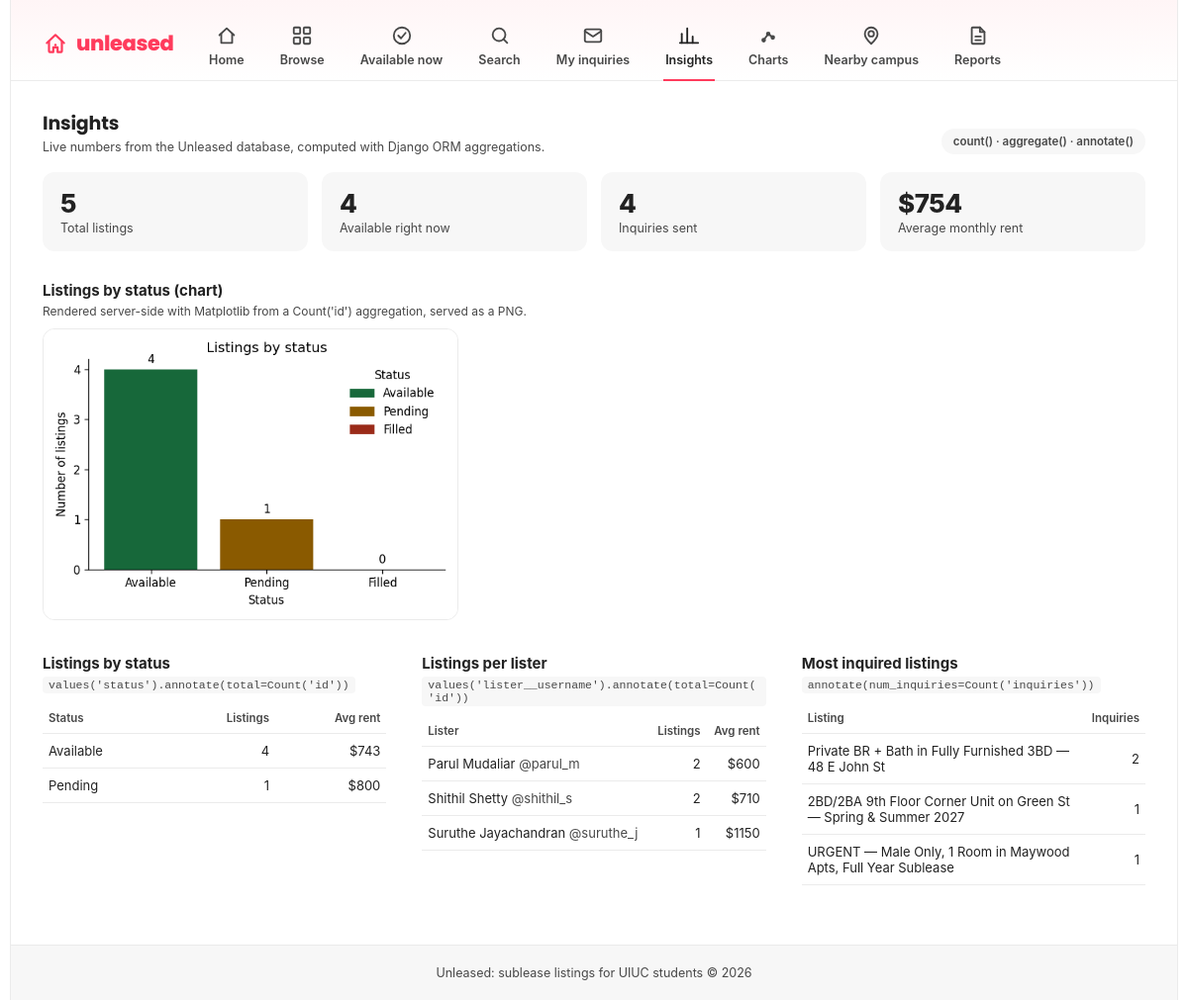
Page /listings/insights/ on the committed database.
### listings/models.py (models this page shows, shortened)
class Listing(models.Model):
    class Status(models.TextChoices):
        AVAILABLE = 'available', 'Available'
        PENDING   = 'pending',   'Pending'
        FILLED    = 'filled',    'Filled'
    class GenderPreference(models.TextChoices):
        ANY     = 'any',     'Any'
        MALE    = 'male',    'Males only'
        FEMALE  = 'female',  'Females only'
    lister = models.ForeignKey(
        settings.AUTH_USER_MODEL,
        on_delete=models.CASCADE,          # Listing disappears if lister deletes account
        related_name='listings',
    )
    title = models.CharField(max_length=200)
    description = models.TextField(
        help_text="Full description. Can be AI-generated from a pasted WhatsApp message.",
    )
    monthly_rent = models.DecimalField(
        max_digits=7,
        decimal_places=2,
        validators=[MinValueValidator(0)],
    )
    utilities_included = models.BooleanField(
        default=False,
        help_text="True if electricity, water, internet are all bundled into the rent.",
    )
    building_name = models.CharField(
        max_length=200,
        blank=True,
        help_text="Public-facing building name shown before address is revealed.",
    )
    street_address = models.CharField(
        max_length=300,
        help_text="Full address — only revealed to seekers after an inquiry is accepted.",
    )
    unit_number = models.CharField(max_length=20, blank=True)
    city = models.CharField(max_length=100, default='Champaign')
    state = models.CharField(max_length=2, default='IL')
    zip_code = models.CharField(max_length=10, default='61820')
    bedrooms = models.PositiveSmallIntegerField()
    bathrooms = models.DecimalField(max_digits=3, decimal_places=1)
    is_private_bedroom = models.BooleanField(
        default=True,
        help_text="True if the subleasee gets a private, lockable bedroom.",
    )
    is_private_bathroom = models.BooleanField(default=False)
    is_furnished = models.BooleanField(default=False)
    has_in_unit_laundry = models.BooleanField(default=False)
    has_parking = models.BooleanField(default=False)
    has_balcony = models.BooleanField(default=False)
    pets_allowed = models.BooleanField(default=False)
    ac_included = models.BooleanField(default=True)
    available_from = models.DateField()
    available_until = models.DateField()
    gender_preference = models.CharField(
        max_length=10,
        choices=GenderPreference.choices,
        default=GenderPreference.ANY,
    )
    status = models.CharField(
        max_length=10,
        choices=Status.choices,
        default=Status.AVAILABLE,
    )
    is_property_verified = models.BooleanField(
        default=False,
        help_text="True once the lister has uploaded proof of lease.",
    )
    lease_document = models.FileField(
        upload_to='lease_docs/',
        null=True,
        blank=True,
        help_text="Private document — only visible to admins for verification.",
    )
    external_listing_url = models.URLField(
        blank=True,
        help_text="Optional link to official property manager listing (e.g. Smile Living).",
    )
    view_count = models.PositiveIntegerField(default=0)
    save_count = models.PositiveIntegerField(default=0)
    inquiry_count = models.PositiveIntegerField(default=0)
    ai_parsed = models.BooleanField(
        default=False,
        help_text="True if this listing was created via the WhatsApp message parser.",
    )
    raw_whatsapp_text = models.TextField(
        blank=True,
        help_text="Original pasted WhatsApp message stored for audit/re-parsing.",
    )
    saved_by_users = models.ManyToManyField(
        settings.AUTH_USER_MODEL,
        through='SavedListing',
        related_name='favorites',
        blank=True,
    )
    created_at = models.DateTimeField(auto_now_add=True)
    updated_at = models.DateTimeField(auto_now=True)
    class Meta:
        ordering = ['-created_at']
        constraints = [
            models.UniqueConstraint(
                fields=['lister', 'street_address', 'unit_number', 'available_from'],
                name='unique_listing_per_lister_unit_date',
            )
        ]
        verbose_name = 'Listing'
        verbose_name_plural = 'Listings'
    def get_absolute_url(self):
        return reverse('listings:detail', kwargs={'pk': self.pk})

### accounts/models.py (models this page shows, shortened)
class UnleasedUser(AbstractUser):
    class Role(models.TextChoices):
        LISTER = 'lister', 'Lister'
        SEEKER = 'seeker', 'Seeker'
        BOTH   = 'both',   'Both'
    role = models.CharField(
        max_length=10,
        choices=Role.choices,
        default=Role.SEEKER,
        help_text="Whether this user is listing a place, seeking one, or both.",
    )
    edu_email = models.EmailField(
        unique=True,
        help_text="Must be a .edu address. Used for university verification.",
    )
    is_edu_verified = models.BooleanField(
        default=False,
        help_text="Set to True once the .edu email link is confirmed.",
    )
    bio = models.TextField(
        blank=True,
        help_text="Short personal description shown on the user's public profile.",
    )
    sleep_schedule = models.CharField(
        max_length=20,
        choices=[('early', 'Early bird'), ('night', 'Night owl'), ('flexible', 'Flexible')],
        blank=True,
    )
    cleanliness = models.CharField(
        max_length=20,
        choices=[('very_clean', 'Very clean'), ('moderate', 'Moderate'), ('relaxed', 'Relaxed')],
        blank=True,
    )
    noise_level = models.CharField(
        max_length=20,
        choices=[('quiet', 'Quiet'), ('moderate', 'Moderate'), ('social', 'Social/loud')],
        blank=True,
    )
    guests_policy = models.CharField(
        max_length=20,
        choices=[('rarely', 'Rarely'), ('sometimes', 'Sometimes'), ('often', 'Often')],
        blank=True,
    )
    pets_ok = models.BooleanField(default=False)
    response_rate = models.FloatField(
        default=0.0,
        help_text="Percentage of inquiries responded to within 24 hours (0–100).",
    )
    created_at = models.DateTimeField(auto_now_add=True)
    class Meta:
        ordering = ['-created_at']
        verbose_name = 'Unleased User'
        verbose_name_plural = 'Unleased Users'

### listings/views.py (the view)
# urls.py: path('insights/', views.listing_insights, name='insights'),  # aggregations
def listing_insights(request):
    totals = {
        'listings': Listing.objects.count(),
        'available': Listing.objects.filter(status=Listing.Status.AVAILABLE).count(),
        'inquiries': Inquiry.objects.count(),
        'avg_rent': Listing.objects.aggregate(avg=Avg('monthly_rent'))['avg'],
    }
    status_labels = dict(Listing.Status.choices)
    by_status = [
        {**row, 'label': status_labels.get(row['status'], row['status'])}
        for row in (
            Listing.objects
            .values('status')
            .annotate(total=Count('id'), avg_rent=Avg('monthly_rent'))
            .order_by('-total', 'status')
        )
    ]
    by_lister = (
        Listing.objects
        .values('lister__username', 'lister__first_name', 'lister__last_name')
        .annotate(total=Count('id'), avg_rent=Avg('monthly_rent'))
        .order_by('-total', 'lister__username')
    )
    most_inquired = (
        Listing.objects
        .annotate(num_inquiries=Count('inquiries'))
        .filter(num_inquiries__gt=0)
        .order_by('-num_inquiries', 'title')
    )
    context = {
        'totals': totals,
        'by_status': by_status,
        'by_lister': by_lister,
        'most_inquired': most_inquired,
    }
    return render(request, 'listings/listing_insights.html', context)

### listings/templates/listings/listing_insights.html (shortened to what this page needs)
{% extends "base.html" %}
{% block content %}
  <div class="section-head">
    <div>
      <h2>Insights</h2>
      <div class="sub">Live numbers from the Unleased database, computed with Django ORM aggregations.</div>
    </div>
    <span class="pill">count() &middot; aggregate() &middot; annotate()</span>
  </div>
  <div class="stats">
    <div class="stat"><div class="stat-value">{{ totals.listings }}</div><div class="stat-label">Total listings</div></div>
    <div class="stat"><div class="stat-value">{{ totals.available }}</div><div class="stat-label">Available right now</div></div>
    <div class="stat"><div class="stat-value">{{ totals.inquiries }}</div><div class="stat-label">Inquiries sent</div></div>
    <div class="stat"><div class="stat-value">{% if totals.avg_rent %}${{ totals.avg_rent|floatformat:"0" }}{% else %}&ndash;{% endif %}</div><div class="stat-label">Average monthly rent</div></div>
  </div>
  <section class="panel chart-panel">
    <h3>Listings by status (chart)</h3>
    <p class="sub">Rendered server-side with Matplotlib from a Count('id') aggregation, served as a PNG.</p>
    <img
      src="{% url 'listings:insights_chart' %}"
      alt="Bar chart of listing counts grouped by status: available, pending, and filled"
      width="420" height="294"
    >
  </section>
  <div class="panels">
    <section class="panel">
      <h3>Listings by status</h3>
      <p class="sub"><code>values('status').annotate(total=Count('id'))</code></p>
      <table class="summary">
        <thead><tr><th>Status</th><th class="num">Listings</th><th class="num">Avg rent</th></tr></thead>
        <tbody>
          {% for row in by_status %}
            <tr>
              <td><a href="{% url 'listings:search' %}?status={{ row.status }}">{{ row.label }}</a></td>
              <td class="num">{{ row.total }}</td>
              <td class="num">${{ row.avg_rent|floatformat:"0" }}</td>
            </tr>
          {% empty %}
            <tr><td colspan="3" class="empty-row">No listings yet.</td></tr>
          {% endfor %}
        </tbody>
      </table>
    </section>
    <section class="panel">
      <h3>Listings per lister</h3>
      <p class="sub"><code>values('lister__username').annotate(total=Count('id'))</code></p>
      <table class="summary">
        <thead><tr><th>Lister</th><th class="num">Listings</th><th class="num">Avg rent</th></tr></thead>
        <tbody>
          {% for row in by_lister %}
            <tr>
              <td><a href="{% url 'listings:search' %}?lister={{ row.lister__username }}">{{ row.lister__first_name }} {{ row.lister__last_name }}</a> <span style="color:var(--ink-soft)">@{{ row.lister__username }}</span></td>
              <td class="num">{{ row.total }}</td>
              <td class="num">${{ row.avg_rent|floatformat:"0" }}</td>
            </tr>
          {% empty %}
            <tr><td colspan="3" class="empty-row">No listers yet.</td></tr>
          {% endfor %}
        </tbody>
      </table>
    </section>
    <section class="panel">
      <h3>Most inquired listings</h3>
      <p class="sub"><code>annotate(num_inquiries=Count('inquiries'))</code></p>
      <table class="summary">
        <thead><tr><th>Listing</th><th class="num">Inquiries</th></tr></thead>
        <tbody>
          {% for listing in most_inquired %}
            <tr>
              <td><a href="{{ listing.get_absolute_url }}">{{ listing.title }}</a></td>
              <td class="num">{{ listing.num_inquiries }}</td>
            </tr>
          {% empty %}
            <tr><td colspan="2" class="empty-row">No inquiries have been sent yet.</td></tr>
          {% endfor %}
        </tbody>
      </table>
    </section>
  </div>
{% endblock %}

### templates/base.html (shortened to what this page needs)
<!DOCTYPE html>
{% load static %}
<html lang="en">
<head>
  <link rel="stylesheet" href="{% static 'css/base.css' %}">
</head>
<body>
  <div class="app">
    {% include "partials/_navbar.html" %}
    <main class="page">
      {% block content %}{% endblock %}
    </main>
    {% include "partials/_footer.html" %}
  </div>
</body>
</html>

### templates/partials/_navbar.html (shortened to what this page needs)
<header class="topnav">
  <a class="logo" href="{% url 'home' %}">
    unleased
  </a>
  <nav class="tabs" aria-label="Main">
    {% with current=request.resolver_match.view_name %}
      <a class="tab {% if current == 'home' %}active{% endif %}" href="{% url 'home' %}">
        <svg viewBox="0 0 24 24" stroke-width="2" stroke-linecap="round" stroke-linejoin="round"><path d="M4 11.5L12 4l8 7.5"/><path d="M6 10v10h12V10"/></svg>
        <span>Home</span>
      </a>
      <a class="tab {% if current == 'listings:list' or current == 'listings:detail' %}active{% endif %}" href="{% url 'listings:list' %}">
        <svg viewBox="0 0 24 24" stroke-width="2" stroke-linecap="round" stroke-linejoin="round"><rect x="3" y="3" width="7" height="7" rx="1"/><rect x="14" y="3" width="7" height="7" rx="1"/><rect x="3" y="14" width="7" height="7" rx="1"/><rect x="14" y="14" width="7" height="7" rx="1"/></svg>
        <span>Browse</span>
      </a>
      <a class="tab {% if current == 'listings:cbv_base' %}active{% endif %}" href="{% url 'listings:cbv_base' %}">
        <svg viewBox="0 0 24 24" stroke-width="2" stroke-linecap="round" stroke-linejoin="round"><circle cx="12" cy="12" r="9"/><path d="M8 12l3 3 5-6"/></svg>
        <span>Available now</span>
      </a>
      <a class="tab {% if current == 'listings:search' %}active{% endif %}" href="{% url 'listings:search' %}">
        <svg viewBox="0 0 24 24" stroke-width="2" stroke-linecap="round" stroke-linejoin="round"><circle cx="11" cy="11" r="7"/><path d="M20 20l-4-4"/></svg>
        <span>Search</span>
      </a>
      <a class="tab {% if current == 'listings:inquiries' %}active{% endif %}" href="{% url 'listings:inquiries' %}">
        <svg viewBox="0 0 24 24" stroke-width="2" stroke-linecap="round" stroke-linejoin="round"><rect x="3" y="5" width="18" height="14" rx="2"/><path d="M3 7l9 6 9-6"/></svg>
        <span>My inquiries</span>
      </a>
      <a class="tab {% if current == 'listings:insights' %}active{% endif %}" href="{% url 'listings:insights' %}">
        <svg viewBox="0 0 24 24" stroke-width="2" stroke-linecap="round" stroke-linejoin="round"><path d="M4 20V10"/><path d="M10 20V4"/><path d="M16 20v-7"/><path d="M22 20H2"/></svg>
        <span>Insights</span>
      </a>
      <a class="tab {% if current == 'listings:vega_charts' %}active{% endif %}" href="{% url 'listings:vega_charts' %}">
        <svg viewBox="0 0 24 24" stroke-width="2" stroke-linecap="round" stroke-linejoin="round"><circle cx="7" cy="17" r="1.5"/><circle cx="12" cy="10" r="1.5"/><circle cx="17" cy="14" r="1.5"/><path d="M7 17L12 10L17 14"/></svg>
        <span>Charts</span>
      </a>
      <a class="tab {% if current == 'listings:proximity' %}active{% endif %}" href="{% url 'listings:proximity' %}">
        <svg viewBox="0 0 24 24" stroke-width="2" stroke-linecap="round" stroke-linejoin="round"><circle cx="12" cy="10" r="3"/><path d="M12 21s7-6.5 7-11a7 7 0 10-14 0c0 4.5 7 11 7 11z"/></svg>
        <span>Nearby campus</span>
      </a>
      <a class="tab {% if current == 'listings:reports' %}active{% endif %}" href="{% url 'listings:reports' %}">
        <svg viewBox="0 0 24 24" stroke-width="2" stroke-linecap="round" stroke-linejoin="round"><path d="M14 3H6a1 1 0 00-1 1v16a1 1 0 001 1h12a1 1 0 001-1V8z"/><path d="M14 3v5h5"/><path d="M9 13h6M9 17h6"/></svg>
        <span>Reports</span>
      </a>
    {% endwith %}
  </nav>
</header>

### templates/partials/_footer.html
<footer class="site-footer">
  <p>Unleased: sublease listings for UIUC students &copy; {% now "Y" %}</p>
</footer>

### rows in the picture
Listing: label "Pending", total "1", avg_rent "800", title "URGENT — Male Only, 1 Room in Maywood Apts, Full Year Sublease", num_inquiries "1"
UnleasedUser: lister__first_name "Parul", lister__last_name "Mudaliar", lister__username "parul_m", total "2", avg_rent "600"
UnleasedUser: lister__first_name "Shithil", lister__last_name "Shetty", lister__username "shithil_s", total "2", avg_rent "710"
UnleasedUser: lister__first_name "Suruthe", lister__last_name "Jayachandran", lister__username "suruthe_j", total "1", avg_rent "1150"
Listing: title "Private BR + Bath in Fully Furnished 3BD — 48 E John St", num_inquiries "2"
Listing: title "2BD/2BA 9th Floor Corner Unit on Green St — Spring & Summer 2027", num_inquiries "1"

### other values in the picture
{{ totals.listings }} "5"
{{ totals.available }} "4"
{{ totals.inquiries }} "4"
{{ totals.avg_rent|floatformat:"0" }} "754"
{{ row.label }} "Available"
{{ row.total }} "4"
{{ row.avg_rent|floatformat:"0" }} "743"
